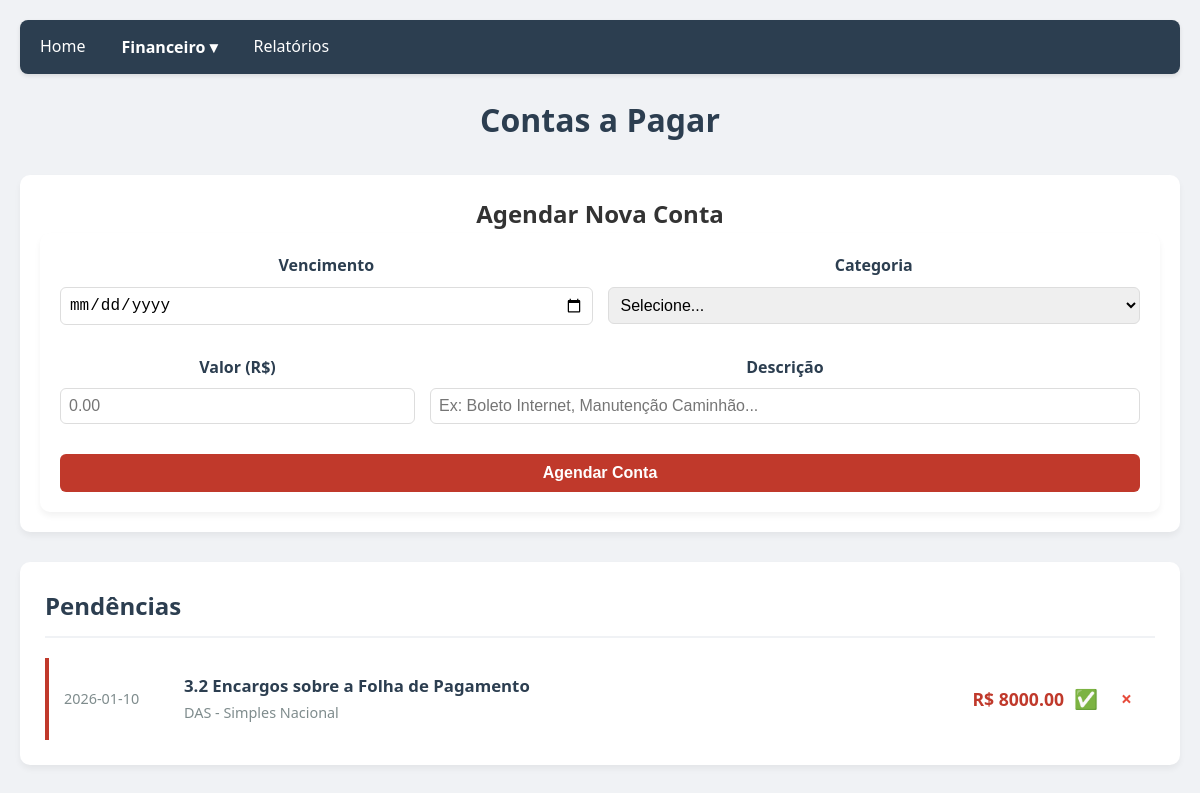
The app's page /contas-a-pagar with its own data.
### tables this page shows
CREATE TABLE contas_a_pagar (
                id INTEGER PRIMARY KEY AUTOINCREMENT,
                data_vencimento VARCHAR(20),
                categoria VARCHAR(100),
                valor REAL,
                descricao TEXT,
                status VARCHAR(20)
            );

### api/index.py (the view, shortened to what this page needs)
@app.route('/contas-a-pagar', methods=['GET', 'POST'])
def contas_a_pagar():
    conn = get_db_connection()
    cur = conn.cursor()
    cur.execute("SELECT * FROM contas_a_pagar WHERE status = 'pendente' ORDER BY data_vencimento ASC")
    rows = cur.fetchall()
    cur.close()
    conn.close()
    contas = [{'id': r[0], 'data_vencimento': r[1], 'categoria': r[2], 'valor': r[3], 'descricao': r[4], 'status': r[5]} for r in rows]
    return render_template('contas_a_pagar.html', contas=contas, categorias=CATEGORIAS)

### api/index.py (called while the page is built)
def get_db_connection():
    if 'POSTGRES_URL' in os.environ:
        if psycopg2 is None:
            raise ImportError("A biblioteca 'psycopg2' é necessária para conexão com PostgreSQL, mas não está instalada.")
        return psycopg2.connect(os.environ['POSTGRES_URL'])
    return sqlite3.connect('database.db')

### templates/contas_a_pagar.html (shortened to what this page needs)
{% extends "base.html" %}
{% block content %}
    <div class="header">
        <h1>Contas a Pagar</h1>
    </div>
    <div class="card" style="margin-bottom: 20px; padding: 20px;">
        <h2>Agendar Nova Conta</h2>
        <form action="{{ url_for('contas_a_pagar') }}" method="POST" style="display: grid; gap: 15px;">
            <div style="display: grid; grid-template-columns: 1fr 1fr; gap: 15px;">
                <div>
                    <label for="data_vencimento">Vencimento</label>
                    <input type="date" id="data_vencimento" name="data_vencimento" required style="width: 100%; padding: 8px; box-sizing: border-box;">
                </div>
                <div>
                    <label for="categoria">Categoria</label>
                    <select id="categoria" name="categoria" required style="width: 100%; padding: 8px; box-sizing: border-box;">
                        <option value="" selected disabled>Selecione...</option>
                    </select>
                </div>
            </div>
            <div style="display: grid; grid-template-columns: 1fr 2fr; gap: 15px;">
                <div>
                    <label for="valor">Valor (R$)</label>
                    <input type="number" id="valor" name="valor" step="0.01" placeholder="0.00" required style="width: 100%; padding: 8px; box-sizing: border-box;">
                </div>
                <div>
                    <label for="descricao">Descrição</label>
                    <input type="text" id="descricao" name="descricao" placeholder="Ex: Boleto Internet, Manutenção Caminhão..." style="width: 100%; padding: 8px; box-sizing: border-box;">
                </div>
            </div>
            <button type="submit" style="padding: 10px; background-color: #c0392b; color: white; border: none; cursor: pointer; font-weight: bold;">Agendar Conta</button>
        </form>
    </div>
    <div class="lista">
        <h2>Pendências</h2>
        {% for conta in contas %}
        <div class="transacao-item saida">
            <div class="data-box">{{ conta.data_vencimento }}</div>
            <div class="detalhes">
                <strong>{{ conta.categoria }}</strong>
                <span>{{ conta.descricao }}</span>
            </div>
            <div class="valor">R$ {{ "%.2f"|format(conta.valor) }}</div>
            <div style="display: flex; align-items: center;">
                <a href="{{ url_for('confirmar_pagamento', id=conta.id) }}"
                   style="text-decoration: none; margin-left: 10px; font-size: 1.2em;"
                   onclick="return confirm('Confirmar o pagamento desta conta? O valor será debitado do caixa hoje.')"
                   title="Pagar">
                    ✅
                </a>
                <a href="{{ url_for('deletar_conta', id=conta.id) }}"
                   class="btn-delete"
                   onclick="return confirm('Tem certeza que deseja excluir esta conta pendente?')"
                   title="Excluir">
                    &times;
                </a>
            </div>
        </div>
        {% else %}
        <div class="empty-state">
            Nenhuma conta pendente encontrada.
        </div>
        {% endfor %}
    </div>
{% endblock %}

### static/css/style.css (style rules this page uses)
* { box_sizing: border-box; margin: 0; padding: 0; }
body { font-family: 'Segoe UI', Tahoma, Geneva, Verdana, sans-serif; background-color: #f0f2f5; color: #333; line-height: 1.6; }
.header { text-align: center; margin-bottom: 30px; }
.header h1 { color: #2c3e50; font-weight: 600; }
.card { background: white; padding: 25px; border-radius: 10px; box-shadow: 0 4px 6px rgba(0,0,0,0.05); text-align: center; transition: transform 0.2s; }
form { background: white; padding: 20px; border-radius: 10px; box-shadow: 0 4px 6px rgba(0,0,0,0.05); }
label { display: block; margin-bottom: 8px; font-weight: 600; color: #2c3e50; }
input[type="text"], input[type="number"], input[type="date"], input[type="month"], select { width: 100%; padding: 10px 12px; margin-bottom: 15px; border: 1px solid #ddd; border-radius: 6px; font-size: 16px; transition: border-color 0.3s; }
button { width: 100%; padding: 12px; background-color: #3498db; color: white; border: none; border-radius: 6px; font-size: 16px; font-weight: bold; cursor: pointer; transition: background-color 0.3s; }
.lista { background: white; padding: 25px; border-radius: 10px; box-shadow: 0 4px 6px rgba(0,0,0,0.05); margin-top: 30px; }
.lista h2 { margin-bottom: 20px; color: #2c3e50; border-bottom: 2px solid #f0f2f5; padding-bottom: 10px; }
.transacao-item { display: flex; justify-content: space-between; align-items: center; padding: 15px; border-bottom: 1px solid #f0f2f5; transition: background-color 0.2s; }
.transacao-item:last-child { border-bottom: none; }
.transacao-item.saida { border-left: 4px solid #c0392b; }
.data-box { font-size: 0.9em; color: #7f8c8d; width: 100px; }
.detalhes { flex-grow: 1; padding: 0 20px; }
.detalhes strong { display: block; color: #2c3e50; font-size: 1.05em; }
.detalhes span { font-size: 0.9em; color: #7f8c8d; }
.valor { font-weight: bold; font-size: 1.1em; min-width: 120px; text-align: right; }
.transacao-item.saida .valor { color: #c0392b; }
.btn-delete { margin-left: 15px; color: #e74c3c; text-decoration: none; font-size: 1.2em; padding: 0 8px; border-radius: 4px; transition: background-color 0.2s; font-weight: bold; }

### records on screen
contas_a_pagar: data_vencimento "2026-01-10", categoria "3.2 Encargos sobre a Folha de Pagamento", descricao "DAS - Simples Nacional", valor "8000.00"
